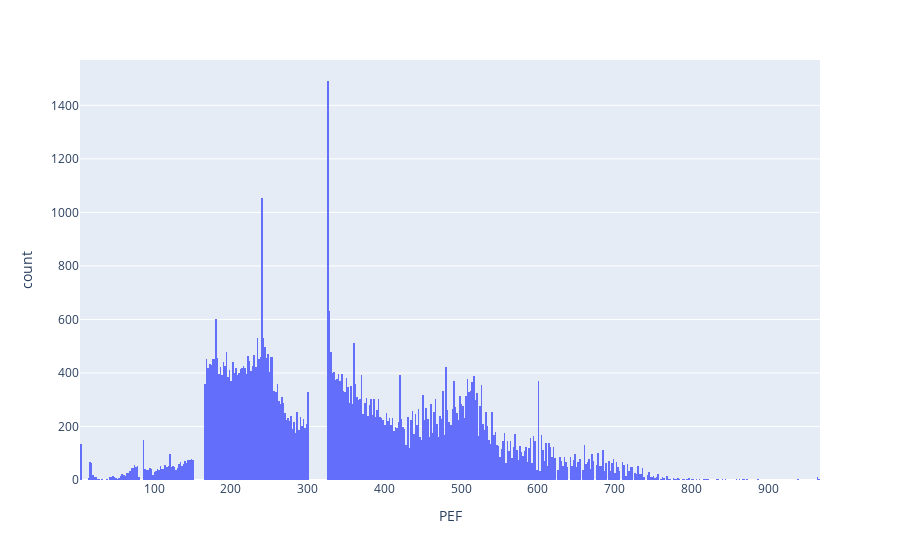

The notebook cell saved with this chart:
### Code cell
# Plot PEF histogram with plotly
import plotly.express as px

# Remove where PEF is 0
dftmp = df1[df1.PEF != 0]

fig = px.histogram(dftmp, x="PEF", nbins=500)
fig.show()

### Figure 1 — Plotly figure (JSON) as saved in the notebook; plotly's stock layout.template omitted (floating-point values rounded to 4 significant figures; data arrays with more than 128 entries replaced by an {"elided": "..."} marker saying what was removed)
{"data": [{"alignmentgroup": "True", "bingroup": "x", "hovertemplate": "PEF=%{x}<br>count=%{y}<extra></extra>", "legendgroup": "", "marker": {"color": "#636efa", "pattern": {"shape": ""}}, "name": "", "nbinsx": 500, "offsetgroup": "", "orientation": "v", "showlegend": false, "type": "histogram", "x": {"elided": "82441 int values"}, "xaxis": "x", "yaxis": "y"}], "layout": {"barmode": "relative", "legend": {"tracegroupgap": 0}, "margin": {"t": 60}, "xaxis": {"anchor": "y", "domain": [0, 1], "title": {"text": "PEF"}}, "yaxis": {"anchor": "x", "domain": [0, 1], "title": {"text": "count"}}}}
